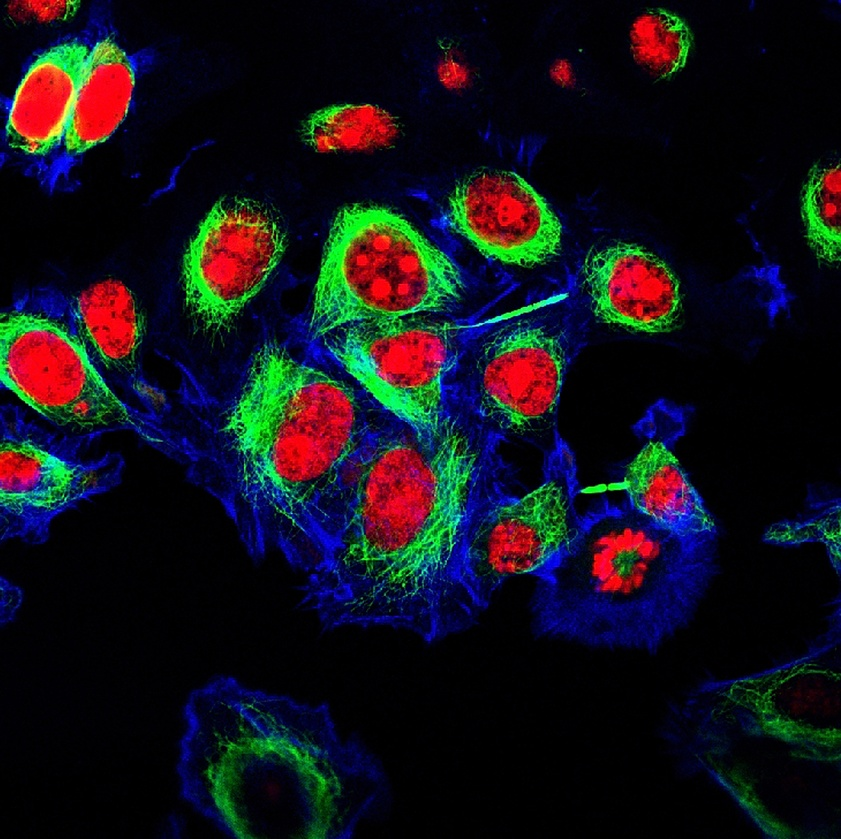
//> input picture Digital Image Processing (Fall 2022)/CS4650_HW1A/hela_cells_RGB.jpg, 841 x 839 px, shrunk from 2280 x 2276 before the run
$ ./gray2binary hela_cells_RGB.jpg out.png 100   (built with g++ and OpenCV 4)
//> lines starting //> are read from the running program, lines starting //| are printed output that depends on the picture; after the words box and inside, x2 and y2 are one past the last pixel; in counts of white or black regions, pixels touching at a corner belong together
#include <opencv2/opencv.hpp>
#include <opencv2/highgui.hpp>

#include <iostream>
#include <string>

using namespace std;
using namespace cv;

int main(int argc, char** argv) {
	if (argc != 4) {
		cout << "Invalid number of arguments!" << "\n";
		exit(0);
	}

	uchar threshold = atoi(argv[3]);
	cout << threshold;
	Mat img = imread(argv[1], IMREAD_GRAYSCALE);
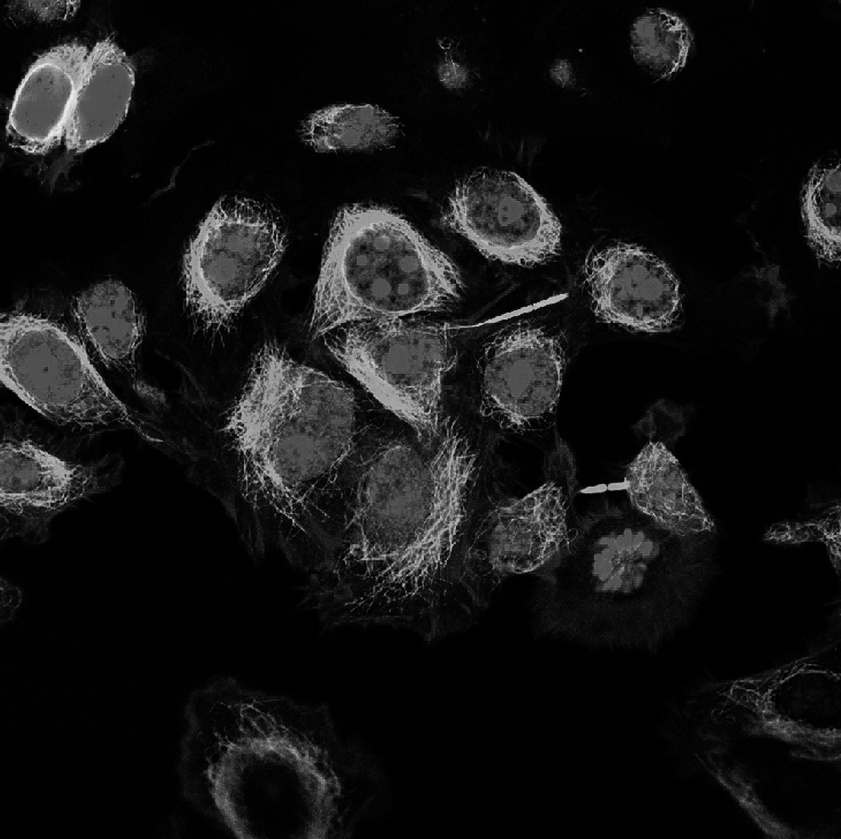
//> img: 839 rows x 841 cols, CV_8UC1; min 0, max 239, mean 20.5

	if (img.empty()) {
		cout << "Image not found!" << "\n";
		exit(0);
	}

	imshow("Grayscale Image", img);
	waitKey(0);

	int i, j;
	uchar* cells = new uchar[img.rows * img.cols];
	for (i = 0; i < img.rows; i++) {
		for (j = 0; j < img.cols; j++) {

			uchar cellColor = img.at<uchar>(i, j);
			if (cellColor >= threshold) {
				cells[i * img.rows + j] = 255;
			}
			else {
				cells[i * img.rows + j] = 0;
			}
		}
	}
	imshow("Computed Binarized Image", Mat(img.cols, img.rows, CV_8UC1, cells));
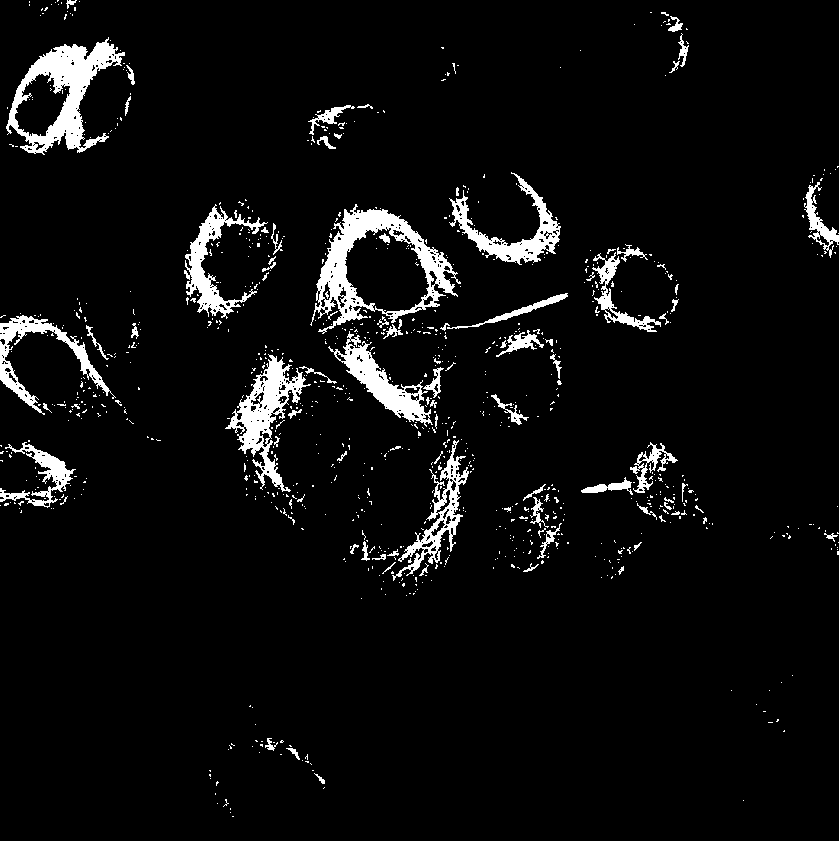
//> window 'Computed Binarized Image': 841 rows x 839 cols, CV_8UC1; 5.4% white; 941 white regions (858 under 20 px), largest, box (x1, y1, x2, y2) and area: (310, 204, 461, 334) 5348, (6, 37, 125, 155) 5013, (225, 354, 311, 492) 3459
	waitKey(0);
	imwrite(argv[2], Mat(img.cols, img.rows, CV_8UC1, cells));

	return 0;
}
